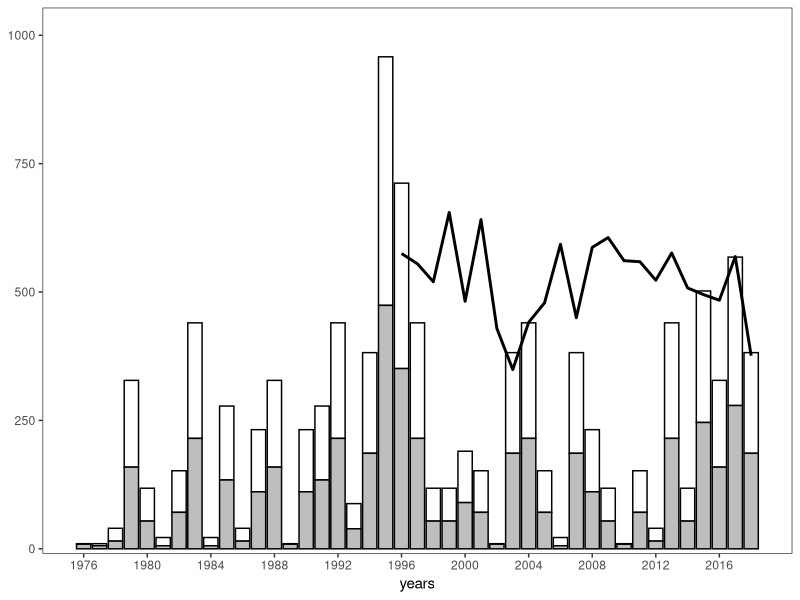

Write R code to recreate this figure.
############# An example of a ggplot barplot for the inshore TAC and landings figure

df <- NULL

# year data
df$years <- 1976:2018

# TAC data
df$TAC <- round(rnorm(length(1976:2018), mean = 10, sd=5), 0)^2

# landings(?) data
df$landings <- abs(df$TAC - 10)

# switch from a list to a dataframe
df <- as.data.frame(df)

# melt the dataframe so that it's in long format (TAC and landings in one column, but labelled by type in another column)
df <- reshape2::melt(df, id.vars = "years")

# here's the line to overplot on the data. It gets lined up with the data in a new column of the dataframe.
df$otherline <- c(rep(NA, 20), round(rnorm(n=23, mean=500, sd=100), 0)) # length is 43, but it gets repeated twice since we're in long format

require(ggplot2)

ggplot() + geom_bar(data=df, aes(years, value, fill=variable), colour="black", stat="identity") + # plots the bars
  theme_bw() + theme(panel.grid=element_blank()) + # white background, no gridlines
  geom_line(data=df, aes(years, otherline), lwd=1) + # adds the overlay line
  scale_fill_manual(values=c("white", "grey"), guide=F) + # sets the colours of the bars, and hides the legend. Replace this line with the # lines at the end if you want to keep the legend...  
  ylab(NULL) + # no y label please, or maybe you want ylab("Tonnes") or something?
  scale_y_continuous(expand = expand_scale(mult = c(0.01,0.1))) + # 
  scale_x_continuous(breaks=seq(1976,2018,4)) #+
  #scale_fill_manual(values=c("white", "grey"), labels=c("A", "B"), name="Type") +
  #theme(legend.position=c(0.9, 0.2)) # play with the location if you want it inside the plotting panel
                     